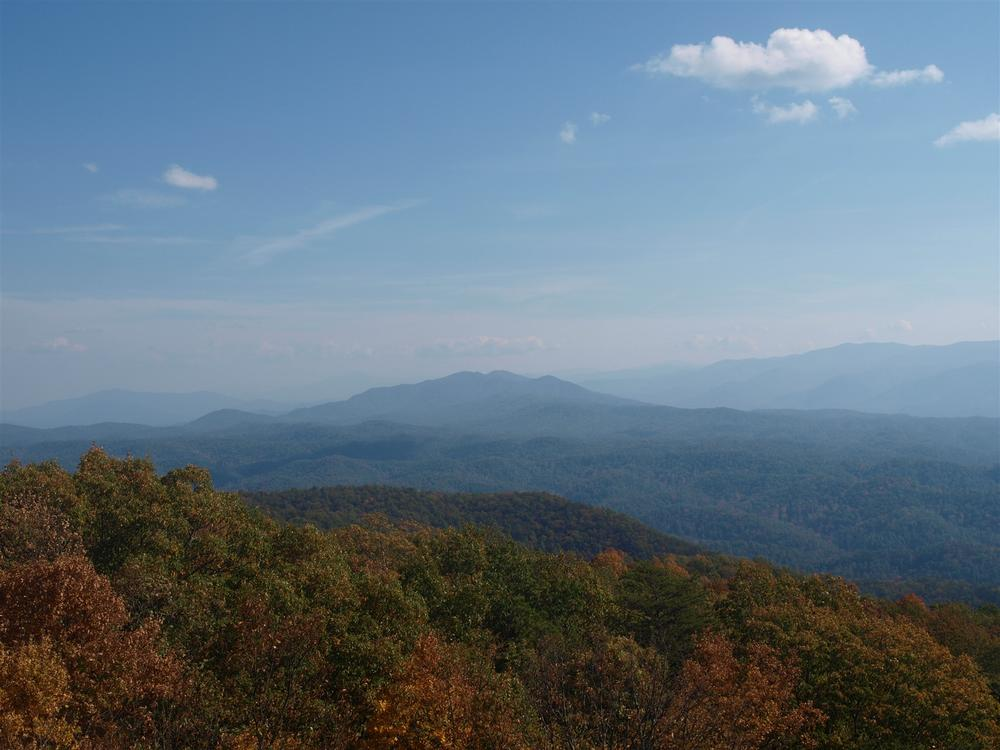
#> input picture scripts/data/dem_tiles/12_2059_2036.png, 1000 x 750 px
$ python dem_profile.py 1.0 1.0 1.0 ../data/frames/lookrock/grsm_20161101_1300.jpg
#> lines starting #> are read from the running program, lines starting #| are printed output that depends on the picture
"""Skyline ridge distances along view headings from AWS Terrain Tiles (Terrarium PNG, public, no key).
Tiles are fetched one at a time and cached. Usage: dem_profile.py LAT LON ELEV_FT OUT.json HEADING [HEADING...]"""
import io, json, math, sys, urllib.request
from pathlib import Path
import numpy as np
from PIL import Image
Z = 12
CACHE = Path("data/dem_tiles"); CACHE.mkdir(parents=True, exist_ok=True)
lat0, lon0, elev_ft, out = float(sys.argv[1]), float(sys.argv[2]), float(sys.argv[3]), sys.argv[4]
heads = [float(h) for h in sys.argv[5:]]
H_CAM = elev_ft * 0.3048 + 10; R = 6371000; tiles = {}
def tile_xy(lat, lon):
    n = 2 ** Z; x = (lon + 180) / 360 * n
    y = (1 - math.asinh(math.tan(math.radians(lat))) / math.pi) / 2 * n
    return x, y
def tile(tx, ty):
#> called with tx = 2059, ty = 2036
    k = (tx, ty)
    if k not in tiles:
        f = CACHE / f"{Z}_{tx}_{ty}.png"
        if not f.exists():
            u = f"https://s3.amazonaws.com/elevation-tiles-prod/terrarium/{Z}/{tx}/{ty}.png"
            f.write_bytes(urllib.request.urlopen(urllib.request.Request(u, headers={"User-Agent": "pluma-research"}), timeout=60).read())
        a = np.asarray(Image.open(f).convert("RGB"), float)
        tiles[k] = a[..., 0] * 256 + a[..., 1] + a[..., 2] / 256 - 32768
    return tiles[k]
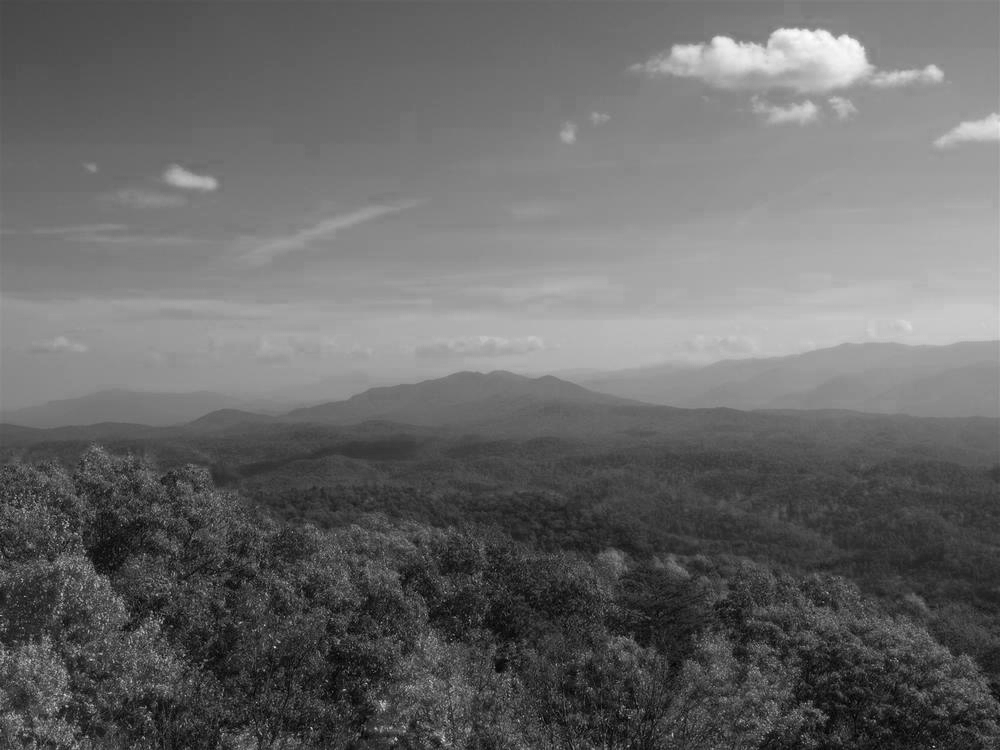
#> returned value: shape (750, 1000) float64; min -32767, max 28142.9, mean -7597.5; drawn with min black and max white
def elev(lat, lon):
    x, y = tile_xy(lat, lon); tx, ty = int(x), int(y)
    return float(tile(tx, ty)[min(int((y - ty) * 256), 255), min(int((x - tx) * 256), 255)])
z0 = elev(lat0, lon0)
#> z0 = -7286.3
res = dict(camera_ground_m=z0, camera_eye_m=H_CAM)
#> res = {'camera_ground_m': -7286.3, 'camera_eye_m': 10.3}
for hd in heads:
    prof = []
    for d in np.arange(100, 40001, 100.0):
        la = lat0 + d * math.cos(math.radians(hd)) / 111320
        lo = lon0 + d * math.sin(math.radians(hd)) / (111320 * math.cos(math.radians(lat0)))
        z = elev(la, lo)
        prof.append((float(d), z, math.degrees(math.atan2(z - H_CAM - d * d / (2 * R) * 0.87, d))))
    run, vis = -90, []
    for d, z, a in prof:
        if a > run: vis.append((d, z, a)); run = a
    # visible crests: points where the running-max angle rises and the terrain then drops behind
    crests = []
    for i in range(1, len(prof) - 1):
        d, z, a = prof[i]
        if a >= max(p[2] for p in prof[:i + 1]) and prof[i + 1][2] < a:
            crests.append((d, round(z), round(a, 3)))
    res[str(hd)] = dict(visible_crests_km=[round(c[0] / 1000, 1) for c in crests],
                        crests=crests, horizon_km=round(vis[-1][0] / 1000, 1))
    print(hd, "camera ground", round(z0), "m | visible crests (km):", res[str(hd)]["visible_crests_km"], "| horizon", res[str(hd)]["horizon_km"], "km", flush=True)
Path(out).write_text(json.dumps(res, indent=1))

$ run again, on scripts/data/dem_tiles/12_2059_2036.png
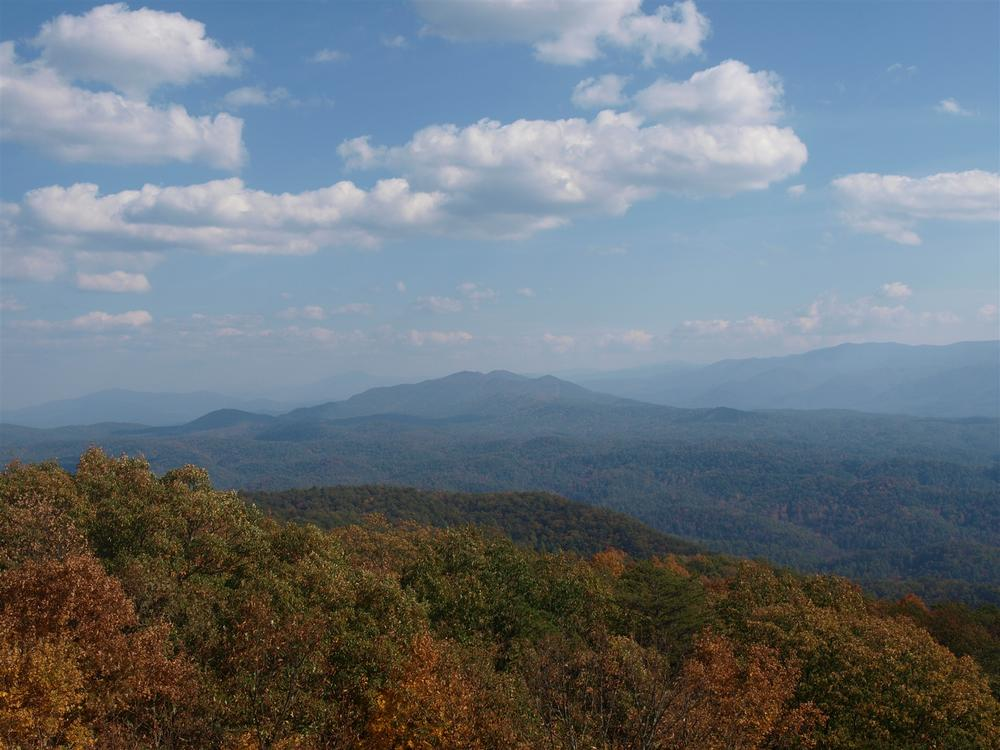
#> input picture scripts/data/dem_tiles/12_2059_2036.png, 1000 x 750 px
#> in tile, `return tiles[k]`:
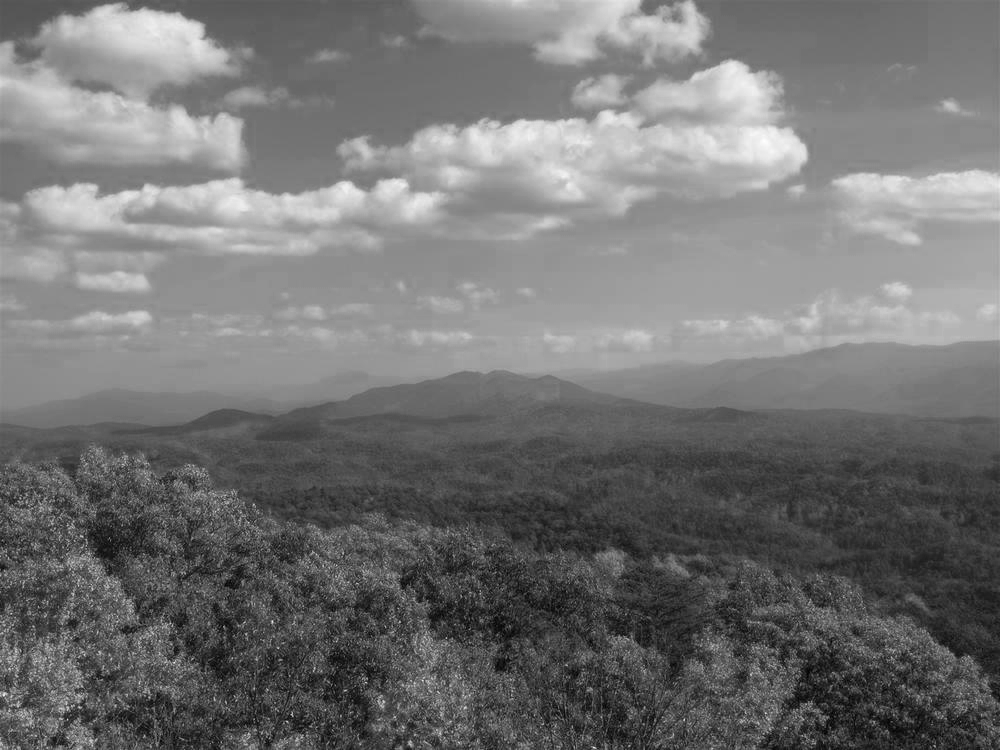
#> returned value: shape (750, 1000) float64; min -32765, max 27369.9, mean -5467.8; drawn with min black and max white
#> z0 = 2206.7
#> res = {'camera_ground_m': 2206.7, 'camera_eye_m': 10.3}

$ run again, on scripts/data/dem_tiles/12_2059_2036.png
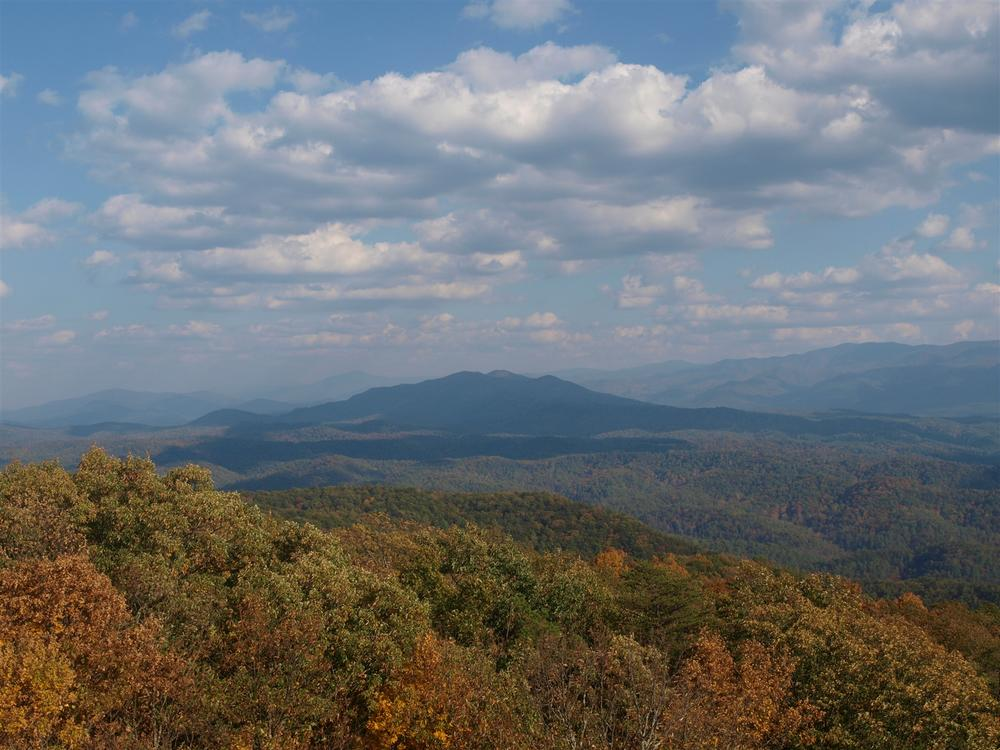
#> input picture scripts/data/dem_tiles/12_2059_2036.png, 1000 x 750 px
#> in tile, `return tiles[k]`:
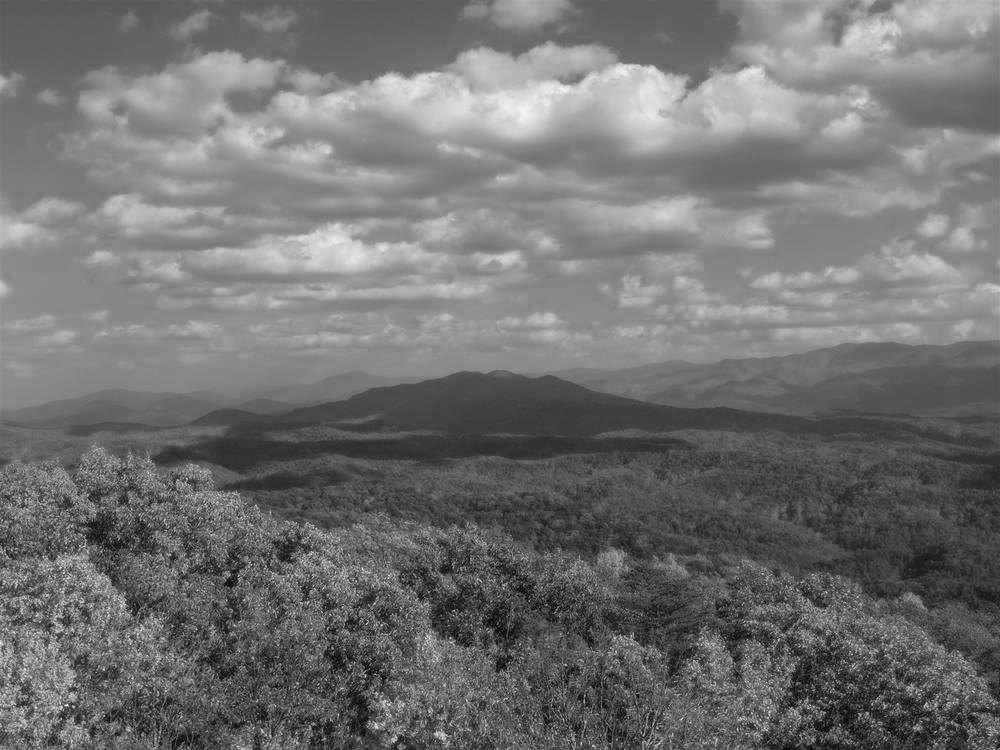
#> returned value: shape (750, 1000) float64; min -32511, max 29383.6, mean -4746.8; drawn with min black and max white
#> z0 = 2206.7
#> res = {'camera_ground_m': 2206.7, 'camera_eye_m': 10.3}
